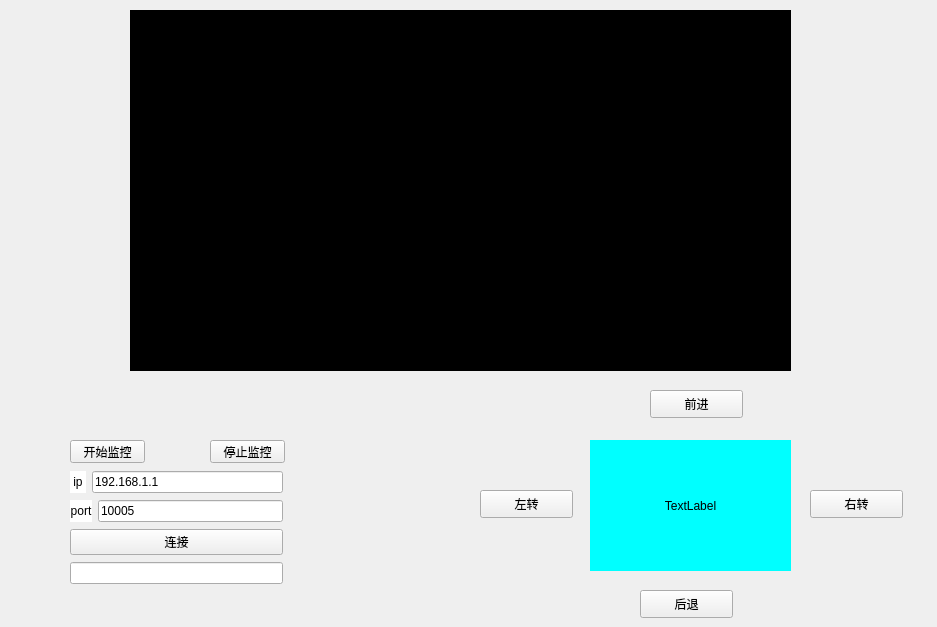
<?xml version="1.0" encoding="UTF-8"?>
<ui version="4.0">
 <class>Widget</class>
 <widget class="QWidget" name="Widget">
  <property name="geometry">
   <rect>
    <x>0</x>
    <y>0</y>
    <width>937</width>
    <height>627</height>
   </rect>
  </property>
  <property name="windowTitle">
   <string>Widget</string>
  </property>
  <property name="windowOpacity">
   <double>1.000000000000000</double>
  </property>
  <property name="layoutDirection">
   <enum>Qt::LeftToRight</enum>
  </property>
  <widget class="QPushButton" name="turn_left">
   <property name="geometry">
    <rect>
     <x>480</x>
     <y>490</y>
     <width>93</width>
     <height>28</height>
    </rect>
   </property>
   <property name="text">
    <string>左转</string>
   </property>
  </widget>
  <widget class="QPushButton" name="buck">
   <property name="geometry">
    <rect>
     <x>640</x>
     <y>590</y>
     <width>93</width>
     <height>28</height>
    </rect>
   </property>
   <property name="text">
    <string>后退</string>
   </property>
  </widget>
  <widget class="QPushButton" name="turn_right">
   <property name="geometry">
    <rect>
     <x>810</x>
     <y>490</y>
     <width>93</width>
     <height>28</height>
    </rect>
   </property>
   <property name="text">
    <string>右转</string>
   </property>
  </widget>
  <widget class="QPushButton" name="go">
   <property name="geometry">
    <rect>
     <x>650</x>
     <y>390</y>
     <width>93</width>
     <height>28</height>
    </rect>
   </property>
   <property name="text">
    <string>前进</string>
   </property>
  </widget>
  <widget class="QLabel" name="label_1">
   <property name="geometry">
    <rect>
     <x>590</x>
     <y>440</y>
     <width>201</width>
     <height>131</height>
    </rect>
   </property>
   <property name="styleSheet">
    <string notr="true">background-color: rgb(0, 255, 255);</string>
   </property>
   <property name="text">
    <string>TextLabel</string>
   </property>
   <property name="textFormat">
    <enum>Qt::AutoText</enum>
   </property>
   <property name="alignment">
    <set>Qt::AlignCenter</set>
   </property>
  </widget>
  <widget class="QWidget" name="layoutWidget">
   <property name="geometry">
    <rect>
     <x>70</x>
     <y>470</y>
     <width>213</width>
     <height>115</height>
    </rect>
   </property>
   <layout class="QVBoxLayout" name="verticalLayout">
    <item>
     <layout class="QHBoxLayout" name="horizontalLayout">
      <item>
       <widget class="QLabel" name="label_2">
        <property name="styleSheet">
         <string notr="true">background-color: rgb(255, 255, 255);</string>
        </property>
        <property name="text">
         <string> ip </string>
        </property>
        <property name="alignment">
         <set>Qt::AlignCenter</set>
        </property>
       </widget>
      </item>
      <item>
       <widget class="QLineEdit" name="lineEdit_ip">
        <property name="text">
         <string>192.168.1.1</string>
        </property>
       </widget>
      </item>
     </layout>
    </item>
    <item>
     <layout class="QHBoxLayout" name="horizontalLayout_2">
      <item>
       <widget class="QLabel" name="label_3">
        <property name="styleSheet">
         <string notr="true">background-color: rgb(255, 255, 255);</string>
        </property>
        <property name="text">
         <string>port</string>
        </property>
        <property name="alignment">
         <set>Qt::AlignCenter</set>
        </property>
       </widget>
      </item>
      <item>
       <widget class="QLineEdit" name="lineEdit_port">
        <property name="text">
         <string>10005</string>
        </property>
       </widget>
      </item>
     </layout>
    </item>
    <item>
     <widget class="QPushButton" name="pushButton">
      <property name="text">
       <string>连接</string>
      </property>
     </widget>
    </item>
    <item>
     <widget class="QLineEdit" name="lineEdit_net"/>
    </item>
   </layout>
  </widget>
  <widget class="QLabel" name="label">
   <property name="geometry">
    <rect>
     <x>-10</x>
     <y>-40</y>
     <width>951</width>
     <height>711</height>
    </rect>
   </property>
   <property name="text">
    <string/>
   </property>
  </widget>
  <widget class="QLabel" name="label_pic">
   <property name="geometry">
    <rect>
     <x>130</x>
     <y>10</y>
     <width>661</width>
     <height>361</height>
    </rect>
   </property>
   <property name="styleSheet">
    <string notr="true">background-color: rgb(0, 0, 0);</string>
   </property>
   <property name="text">
    <string>TextLabel</string>
   </property>
  </widget>
  <widget class="QPushButton" name="pushButton_star">
   <property name="geometry">
    <rect>
     <x>70</x>
     <y>440</y>
     <width>75</width>
     <height>23</height>
    </rect>
   </property>
   <property name="text">
    <string>开始监控</string>
   </property>
  </widget>
  <widget class="QPushButton" name="pushButton_top">
   <property name="geometry">
    <rect>
     <x>210</x>
     <y>440</y>
     <width>75</width>
     <height>23</height>
    </rect>
   </property>
   <property name="text">
    <string>停止监控</string>
   </property>
  </widget>
  <zorder>label</zorder>
  <zorder>turn_left</zorder>
  <zorder>buck</zorder>
  <zorder>turn_right</zorder>
  <zorder>go</zorder>
  <zorder>label_1</zorder>
  <zorder>layoutWidget</zorder>
  <zorder>label_pic</zorder>
  <zorder>pushButton_star</zorder>
  <zorder>pushButton_top</zorder>
 </widget>
 <resources/>
 <connections/>
</ui>
